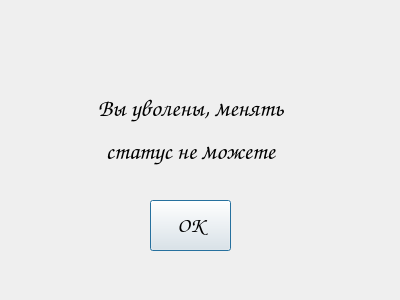
<?xml version="1.0" encoding="UTF-8"?>
<ui version="4.0">
 <class>Dialog</class>
 <widget class="QDialog" name="Dialog">
  <property name="geometry">
   <rect>
    <x>0</x>
    <y>0</y>
    <width>400</width>
    <height>300</height>
   </rect>
  </property>
  <property name="windowTitle">
   <string>Dialog</string>
  </property>
  <widget class="QLabel" name="label">
   <property name="geometry">
    <rect>
     <x>60</x>
     <y>60</y>
     <width>261</width>
     <height>141</height>
    </rect>
   </property>
   <property name="font">
    <font>
     <family>Comic Sans MS</family>
    </font>
   </property>
   <property name="text">
    <string>&lt;html&gt;&lt;head/&gt;&lt;body&gt;&lt;p align=&quot;center&quot;&gt;&lt;span style=&quot; font-size:18pt;&quot;&gt;Вы уволены, менять&lt;/span&gt;&lt;/p&gt;&lt;p align=&quot;center&quot;&gt;&lt;span style=&quot; font-size:18pt;&quot;&gt;статус не можете&lt;/span&gt;&lt;/p&gt;&lt;/body&gt;&lt;/html&gt;</string>
   </property>
  </widget>
  <widget class="QPushButton" name="ok_btn">
   <property name="geometry">
    <rect>
     <x>150</x>
     <y>200</y>
     <width>81</width>
     <height>51</height>
    </rect>
   </property>
   <property name="font">
    <font>
     <family>Comic Sans MS</family>
     <pointsize>16</pointsize>
    </font>
   </property>
   <property name="text">
    <string>ОК</string>
   </property>
  </widget>
 </widget>
 <resources/>
 <connections/>
</ui>
